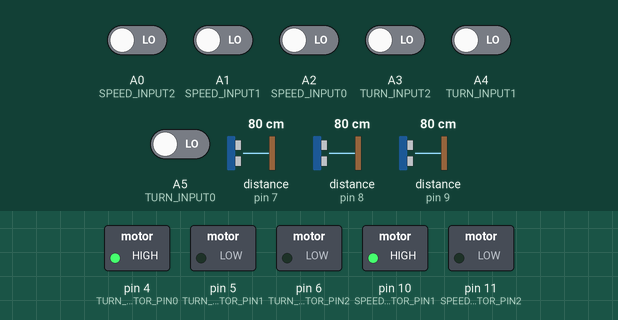
Recording of a sketch running on a simulated Arduino Mega 2560, built with avr-gcc and run on an emulated ATmega2560. Parts: switched loads named in the sketch (green lamp = pin HIGH). The inputs (shaded band) are chosen by the test bench; at power-on: A0 (SPEED_INPUT2), A1 (SPEED_INPUT1), A2 (SPEED_INPUT0), A3 (TURN_INPUT2), A4 (TURN_INPUT1), A5 (TURN_INPUT0) LOW, distance to the obstacle (sensors on pin 7, pin 8, pin 9) 80 cm. The echo pulse lasts 58.3 µs per cm; pins used as bus, display or sensor lines are not drawn; what the sketch prints to the serial monitor is not drawn.

Above: at 1.2 s.
1.3 s: A0 (SPEED_INPUT2) driven HIGH
At 1.6 s:
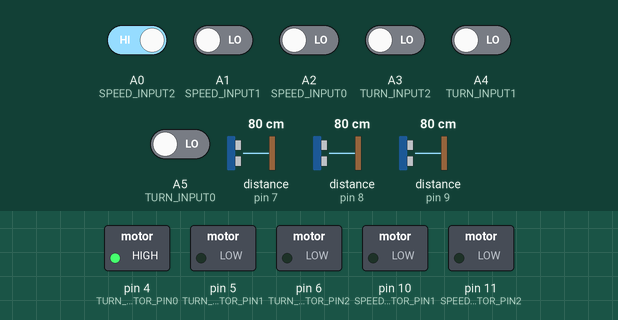
2.8 s: A1 (SPEED_INPUT1) driven HIGH
At 3.9 s:
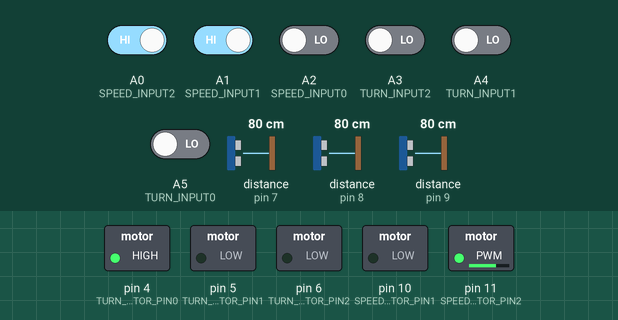
4.3 s: A2 (SPEED_INPUT0) driven HIGH
At 5.2 s:
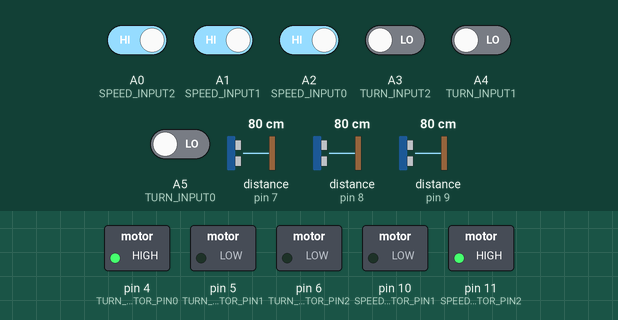
5.8 s: A3 (TURN_INPUT2) driven HIGH
At 6.1 s:
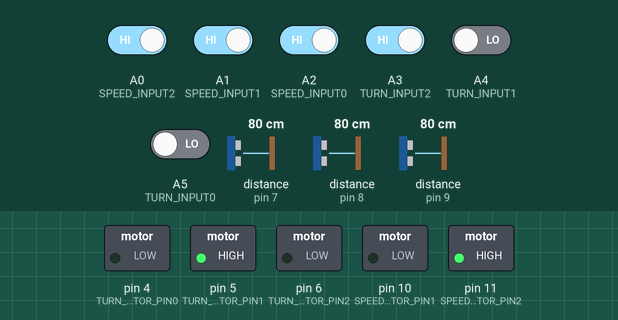
7.3 s: A4 (TURN_INPUT1) driven HIGH
At 8.5 s:
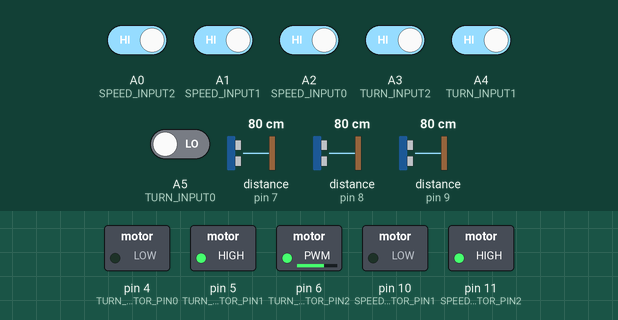
8.8 s: A5 (TURN_INPUT0) driven HIGH
At 9.6 s:
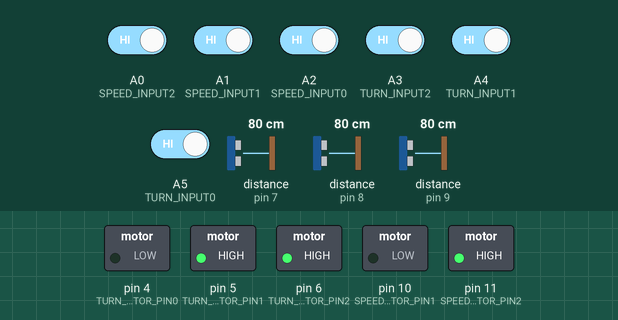
Timing chart, 0 to 11.3 s (numbered marks = the images above; inputs shaded):
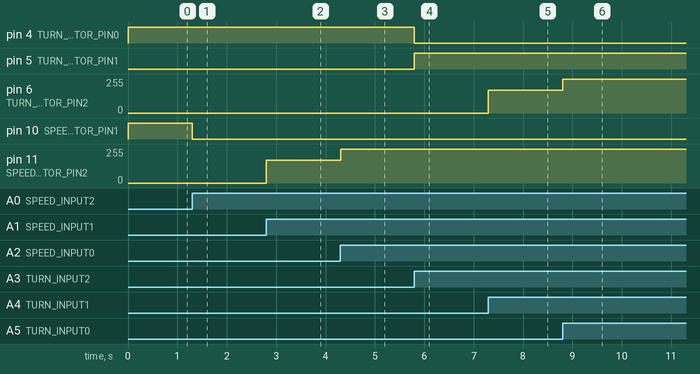

The sketch:

car.ino
```cpp
#include <NewPing.h>

// Pins for ultrasonic sensors (HC-SR04).
#define FRONT_US 9
#define LEFT_US  8
#define RIGHT_US 7

// Baud rate for UART
#define BAUD_RATE 9600

// Interval between each sensor's ping
#define PING_INTERVAL 33

// Maximum distance to sense
#define MAX_DISTANCE 200

// Pins for external speed control input.
#define SPEED_INPUT2 A0
#define SPEED_INPUT1 A1
#define SPEED_INPUT0 A2

// Pins for controlling the acceleration motors.
#define SPEED_MOTOR_PIN2 11
#define SPEED_MOTOR_PIN1 10
#define SPEED_MOTOR_PIN0 9

// Pins for external turn control input.
#define TURN_INPUT2 A3
#define TURN_INPUT1 A4
#define TURN_INPUT0 A5

// Pins for controlling the turn motors.
#define TURN_MOTOR_PIN2 6
#define TURN_MOTOR_PIN1 5
#define TURN_MOTOR_PIN0 4

// Number of distance sensors.
#define NUM_SENSORS 3

// Constants defining direction of motion.
#define MOVE_FORWARD  0
#define MOVE_BACKWARD 1

// Constants defining direction of turn.
#define TURN_LEFT  1
#define TURN_RIGHT 0


// FUNCTION DECLARATIONS
void echoCheck();
void writeDistanceData();
void initSpeedPins();
unsigned int readSpeedInput();
void writeSpeedData(unsigned int direction, unsigned int percent);
void initTurnPins();
unsigned int readTurnInput();
void writeTurnData(unsigned int direction, unsigned int percent);


NewPing sonar[NUM_SENSORS] = {NewPing(FRONT_US, FRONT_US, MAX_DISTANCE),   // sonar[0] => front sensor
                              NewPing(LEFT_US,  LEFT_US,  MAX_DISTANCE),   // sonar[1] => left  sensor
                              NewPing(RIGHT_US, RIGHT_US, MAX_DISTANCE)};  // sonar[2] => right sensor
unsigned int pingSpeed = 50;           // Time (in milliseconds) between every distance sensor ping.
unsigned long pingTimer[NUM_SENSORS];  // Holds the next ping time (in milliseconds).
unsigned long data[NUM_SENSORS];       // Holds the ping sensor data (in cm).
unsigned int currentSensor = 0;        // Indicates the sensor to collect data from


/**
 * Sets up I/O pins.
 * Sets up UART for communication with Raspberry Pi.
 * Initializes global variables.
 * Initializes Timer2 for ultrasonic sensor data recording.
 *
 * Input: None
 * Output: None
 */
void setup() {
  initSpeedPins();
  initTurnPins();
  Serial.begin(BAUD_RATE);  // UART setup

  for (int i = 0; i < NUM_SENSORS; ++i) {
    data[i] = 0;
  }

  pingTimer[0] = millis() + 75;                // First ping starts at 75ms
  for (uint8_t i = 1; i < NUM_SENSORS; i++) {  // Set the starting time for each sensor.
    pingTimer[i] = pingTimer[i - 1] + PING_INTERVAL;
  }
}

/**
 * This is the main thread of execution of the system. It does the following:
 *
 *   1. Update distance sensor timer data for Timer2 and read distance data.
 *   2. Read data for and configure speed control motors.
 *   3. Read data for and configure turn control motors.
 *
 * in a continuous loop.
 *
 * Input: None
 * Output: None
 */
void loop() {
  // update distance data output
  for (uint8_t i = 0; i < NUM_SENSORS; i++) {
    if (millis() >= pingTimer[i]) {  // Is it this sensor's time to ping?
      pingTimer[i] += PING_INTERVAL * NUM_SENSORS;  // Set next time this sensor will be pinged.
      if (i == 0 && currentSensor == NUM_SENSORS - 1) {
        writeDistanceData();  // Update UART output
      }
      sonar[currentSensor].timer_stop();           // Cancel the previous timer
      currentSensor = i;                           // Sensor being accessed
      data[currentSensor] = 0;                     // Make distance zero in case there's no ping echo for this sensor
      sonar[currentSensor].ping_timer(echoCheck);  // Arm Timer2 for ping
    }
  }

  // update speed motor output
  unsigned int speedInput = readSpeedInput();
  unsigned int speedPercent = 0;
  switch (speedInput & 0x03) {
    case 1: speedPercent = 33;  break;
    case 2: speedPercent = 67;  break;
    case 3: speedPercent = 100; break;
  }
  writeSpeedData(speedInput >> 2, speedPercent);

  // update turn motor output
  unsigned int turnInput = readTurnInput();
  unsigned int turnPercent = 0;
  switch (turnInput & 0x03) {
    case 1: turnPercent = 33;  break;
    case 2: turnPercent = 67;  break;
    case 3: turnPercent = 100; break;
  }
  writeTurnData(turnInput >> 2, turnPercent);
}

/**
 * Timer2 ISR to read distance data from sensor "currentSensor" into
 * data[currentSensor].
 *
 * Input: None
 * Output: None
 */
void echoCheck() {
  if (sonar[currentSensor].check_timer()) {  // Check if the ping was received.
    // collect the data from the sensor
    data[currentSensor] = sonar[currentSensor].ping_result / US_ROUNDTRIP_CM;
  }
}

/**
 * Writes the distance data into the UART, in the following order
 *
 * data[0]'\r\n'
 * data[1]'\r\n'
 * data[2]'\r\n'
 * ...
 * data[NUM_SENSORS - 1]'\r\n'
 *
 * Input: None
 * Output: None
 */
void writeDistanceData() {
  for (int i = 0; i < NUM_SENSORS; ++i) {
    Serial.print(data[i]);
    Serial.print("\t");
  }
  Serial.println();
  /*
  for (int i = 0; i < NUM_SENSORS; ++i) {
    Serial.println(data[i]);
  }
  */
}

/**
 * Initializes pins for speed control I/O.
 *
 * Input: None
 * Output: None
 */
void initSpeedPins() {
  pinMode(SPEED_INPUT2, INPUT);
  pinMode(SPEED_INPUT1, INPUT);
  pinMode(SPEED_INPUT0, INPUT);
  pinMode(SPEED_MOTOR_PIN2, OUTPUT);
  pinMode(SPEED_MOTOR_PIN1, OUTPUT);
  pinMode(SPEED_MOTOR_PIN0, OUTPUT);
}

/**
 * Reads and returns speed control data, which is in the range [0,3].
 *
 * Data in [0,3] signifies forward motion, with each higher number signifying
 * higher speed.
 *
 * Data in [4,7] signifies backward motion, with each higher number signifying
 * higher speed.
 *
 * Requires the following pins to be set to INPUT mode:
 *   SPEED_INPUT2
 *   SPEED_INPUT1
 *   SPEED_INPUT0
 *
 * Input: None
 * Output: Speed data in the range [0,7]
 */
unsigned int readSpeedInput() {
  // read bit 2
  unsigned int data = (digitalRead(SPEED_INPUT2) == HIGH) ? (4) : (0);

  // read bit 1
  data += (digitalRead(SPEED_INPUT1) == HIGH) ? (2) : (0);

  // read bit 0
  data += (digitalRead(SPEED_INPUT0) == HIGH) ? (1) : (0);

  return data;
}

/**
 * Configure the speed control motors to run at 'percent' percentage of their
 * capacity. Consequently,
 *
 *   1. direction must be either MOVE_FORWARD or MOVE_BACKWARD
 *   2. 0 <= percent <= 100.
 *
 * Requires the following pins to be not set to INPUT mode:
 *   SPEED_MOTOR_PIN2
 *   SPEED_MOTOR_PIN1
 *   SPEED_MOTOR_PIN0
 *
 * Input: direction : Direction of the car's motion
 *        percent   : Speed of the car in percentage terms.
 * Output: None
 */
void writeSpeedData(unsigned int direction, unsigned int percent) {
  analogWrite(SPEED_MOTOR_PIN2, percent * 2.55);

  switch (direction) {
    case MOVE_FORWARD: digitalWrite(SPEED_MOTOR_PIN1, HIGH);
                       digitalWrite(SPEED_MOTOR_PIN0, LOW);
                       break;
    case MOVE_BACKWARD: digitalWrite(SPEED_MOTOR_PIN1, LOW);
                        digitalWrite(SPEED_MOTOR_PIN0, HIGH);
                        break;
    default: digitalWrite(SPEED_MOTOR_PIN1, LOW);
             digitalWrite(SPEED_MOTOR_PIN0, LOW);
  }
}

/**
 * Initializes pins for turn control I/O.
 *
 * Input: None
 * Output: None
 */
void initTurnPins() {
  pinMode(TURN_INPUT2, INPUT);
  pinMode(TURN_INPUT1, INPUT);
  pinMode(TURN_INPUT0, INPUT);
  pinMode(TURN_MOTOR_PIN2, OUTPUT);
  pinMode(TURN_MOTOR_PIN1, OUTPUT);
  pinMode(TURN_MOTOR_PIN0, OUTPUT);
}

/**
 * Reads and returns turn control data, which is in the range [0,7].
 *
 * Data in [0,3] signifies right turn, with each higher number signifying
 * a higher degree of turn.
 *
 * Data in [4,7] signifies left turn, with each higher number signifying
 * a higher degree of turn.
 *
 * Requires the following pins to be set to INPUT mode:
 *   TURN_INPUT2
 *   TURN_INPUT1
 *   TURN_INPUT0
 *
 * Input: None
 * Output: Turn data in the range [0,7].
 */
unsigned int readTurnInput() {
  // read bit 2
  unsigned int data = (digitalRead(TURN_INPUT2) == HIGH) ? (4) : (0);

  // read bit 1
  data += (digitalRead(TURN_INPUT1) == HIGH) ? (2) : (0);

  // read bit 0
  data += (digitalRead(TURN_INPUT0) == HIGH) ? (1) : (0);

  return data;
}

/**
 * Configures the turn motors to turn in 'percent' percentage in
 * 'direction' direction. Consequently,
 *
 *   1. direction must be either TURN_LEFT or TURN_RIGHT
 *   2. 0 <= percent <= 100
 *
 * Requires the following pins to be not set to INPUT mode:
 *   TURN_MOTOR_PIN2
 *   TURN_MOTOR_PIN1
 *   TURN_MOTOR_PIN0
 *
 * Input: direction : Direction of the car's turn.
 *        percent   : Degree of the car's turn in percentage terms.
 * Output: None
 */
void writeTurnData(unsigned int direction, unsigned int percent) {
  analogWrite(TURN_MOTOR_PIN2, percent * 2.55);

  switch (direction) {
    case TURN_LEFT: digitalWrite(TURN_MOTOR_PIN1, HIGH);
                    digitalWrite(TURN_MOTOR_PIN0, LOW);
                    break;
    case TURN_RIGHT: digitalWrite(TURN_MOTOR_PIN1, LOW);
                     digitalWrite(TURN_MOTOR_PIN0, HIGH);
                     break;
    default: digitalWrite(TURN_MOTOR_PIN1, LOW);
             digitalWrite(TURN_MOTOR_PIN0, LOW);
  }
}
```

Measured:
- after the input at 1.3 s, pin 10 (SPEED_MOTOR_PIN1): HIGH → LOW at once
- after the input at 2.8 s, pin 11 (SPEED_MOTOR_PIN2): 0/255 → 170/255 at once
- after the input at 4.3 s, pin 11 (SPEED_MOTOR_PIN2): 170/255 → 255/255 at once
- after the input at 5.8 s, pin 4 (TURN_MOTOR_PIN0): HIGH → LOW at once; pin 5 (TURN_MOTOR_PIN1): LOW → HIGH at once
- after the input at 7.3 s, pin 6 (TURN_MOTOR_PIN2): 0/255 → 170/255 at once
- after the input at 8.8 s, pin 6 (TURN_MOTOR_PIN2): 170/255 → 255/255 at once
